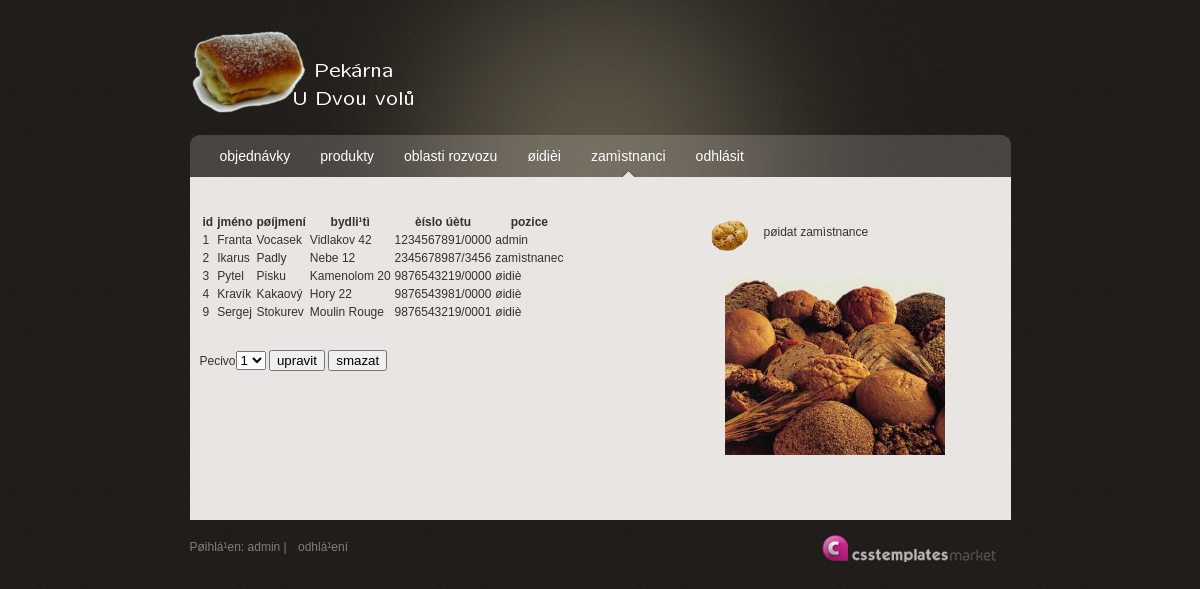
/3BITZ/IIS/index.php?z=5 (signed in), run on the app's committed database.
### tables this page shows
CREATE TABLE `pracovnik` (
  `id` int(5) unsigned NOT NULL AUTO_INCREMENT,
  `jmeno` varchar(25) NOT NULL,
  `prijmeni` varchar(30) NOT NULL,
  `bydliste` varchar(100) NOT NULL,
  `cislo_bu` varchar(20) NOT NULL,
  `typ_zam` int(5) unsigned NOT NULL,
  `heslo` varchar(15) DEFAULT NULL,
  `login` varchar(15) DEFAULT NULL,
  PRIMARY KEY (`id`),
  UNIQUE KEY `login` (`login`)
);

### 3BITZ/IIS/zam.php (the view, shortened to what this page needs)
      <?
function zamestnanci($x,$db,$t){
?>
  <div class="menu">
    <ul>
      <li <?if($x==1){?>  class="selected"<?}?>><a href="?z=1">objednávky</a></li>
      <li <?if($x==2){?>  class="selected"<?}?>><a href="?z=2" >produkty</a></li>
      <li <?if($x==3){?>  class="selected"<?}?>><a href="?z=3" >oblasti rozvozu</a></li>
      <li <?if($x==4){?>  class="selected"<?}?>><a href="?z=4" >øidièi</a></li>
      <?if($t==1){?>  <li <?if($x==5){?>  class="selected"<?}?>><a href="?z=5">zamìstnanci</a></li> <?}?>
      <li><a href="?z=20">odhlásit</a></li>
    </ul>
  </div>
  <div class="center_content">
<?
  switch($x){
?>
<?
case 5:
$pozice = array(
        "admin",
        "zamìstnanec",
        "øidiè" );
?>
		<div class="center_left">
			<table>
				<tr><th>id</th><th>jméno</th><th>pøíjmení</th><th>bydli¹tì</th><th>èíslo úètu</th><th>pozice</th><th></th><th></th></tr>
<?
$query="SELECT * FROM pracovnik ";
$result = @mysql_query($query,$db);
while ($data = mysql_fetch_array($result, MYSQL_ASSOC)) {
?>
<tr><td><?echo($data["id"]);?><td><?echo($data["jmeno"]);?></td><td><?echo($data["prijmeni"]);?></td><td><?echo($data["bydliste"]);?></td><td><?echo($data["cislo_bu"]);?></td><td><?echo($pozice[$data["typ_zam"]-1]);?></td></tr>
<?
}
?>
			</table>
<br /><br />
 <form method="POST" ><tr><td>Pecivo</td><td><select name="id_upravit_pracovnik">
<?
$result = @mysql_query($query,$db);
while ($data = mysql_fetch_array($result, MYSQL_ASSOC)) {
?>
<option value="<?echo($data["id"]);?>"><?echo($data["id"]);   ?></option>
<?}
?>
</select>
				<input type="submit" name="upravit_pracovnik" value="upravit"> <input type="submit" name="smazat_pracovnik" value="smazat">
</form>
		</div>
		<div class="center_right">
			<ul class="list">
				<li><span></span><a href="?z=8">pøidat zamìstnance</a></li>
			</ul>
			<div class="image_box"><img src="images/chleba.jpg" alt="" title="" width="220px"/></div>
		</div>
<?
break;
?>
<?
}
?>
	</div>
	<div id="footer">
		<div class="left_footer">Pøihlá¹en:<?if ($t==1){?> admin <?}else{?> zamìstnanec <?}?>| <a href="?z=20">odhlá¹ení</a></div>
<?
}
?>

### 3BITZ/IIS/index.php (shortened to what this page needs)
<?php
include "zam.php";
include "db_init.php";
if (!isset($_SESSION['login']) and !isset($_SESSION['log'])){
  www($_GET["menu"],$db);
}
else{
 if(isset($_SESSION['log'])){
 if (isset($_GET["nakup"]))
    xxx($db);
   else
    zakaznik($db);
    if(isset($_GET["menu"]))
      if ($_GET["menu"]==0)
       unset($_SESSION['log']);
}
else{
 if ($_GET["z"]==20){
    unset($_GET["z"]);
    unset($_SESSION['login']);
    session_unset();
    session_destroy();
    $_GET["menu"]=5;
    ?>
      <script>
        window.location.href="index.php";
      </script>
     <?
  }
  else{
    zamestnanci($_GET["z"], $db,$_SESSION['login']);
}
}}
?>

### 3BITZ/IIS/style.css (style rules this page uses)
body { background:url(images/bg.gif) repeat #000000; padding:0; font-family:arial, sans-serif; font-size:12px; margin:0px auto auto auto; color:#36322b; }
a { text-decoration:underline; }
#main_container { width:821px; height:auto; margin:auto; padding:0px; }
#header { min-width:100%; height:135px; margin:0px; padding:0px; background:url(images/header_bg.gif) no-repeat center top; }
.logo { padding:30px 0 0 0px; }
.menu { width:821px; height:42px; margin:0px; background:url(images/menu_bg.gif) no-repeat left; }
.menu ul { list-style:none; padding:0 0 0 15px; margin:0px; }
.menu ul li { display:inline; }
.menu ul li a { float:left; height:42px; border:none; padding:0 15px 0 15px; text-decoration:none; color:#fff; line-height:42px; font-size:14px; }
.menu ul li.selected a { float:left; height:42px; border:none; padding:0 15px 0 15px; text-decoration:none; color:#fff; line-height:42px; font-size:14px; background:url(images/menu_bullet.gif) no-repeat bottom center; }
.center_content { width:821px; height:auto; clear:both; padding:25px 0 30px 0; background-color:#e9e5e2; }
.center_left { width:500px; float:left; padding:10px 0 10px 10px; }
.center_right { width:300px; float:left; padding:10px 0 10px 0px; }
.image_box { padding: 25px; }
ul.list { list-style:none; padding-left:10px; margin:0px; }
ul.list li { list-style:none; width: auto; height: auto; padding:0px; margin:8px 0 8px 0; }
ul.list li a { height:24px; width: auto; padding:0 0 0 15px; margin:0; color:#36322b; text-align:left; line-height:24px; text-decoration:none; }
ul.list li span { height:31px; width:39px; display:block; padding:0px; margin:0px; text-align:center; float:left; line-height:24px; background:url(images/bullet_list.png) no-repeat left; }
#footer { width:821px; height:50px; clear:both; color:#837d7b; }
.left_footer { float:left; padding:20px 0 0 0; }
#footer a { color:#837d7b; padding:0 8px 0 8px; text-decoration:none; }
.right_footer { float:right; padding:15px 5px 0 0; }

### data on the page
pracovnik: id "1", jmeno "Franta", prijmeni "Vocasek", bydliste "Vidlakov 42", cislo_bu "1234567891/0000", typ_zam "admin"
pracovnik: id "2", jmeno "Ikarus", prijmeni "Padly", bydliste "Nebe 12", cislo_bu "2345678987/3456", typ_zam "zamìstnanec"
pracovnik: id "3", jmeno "Pytel", prijmeni "Pisku", bydliste "Kamenolom 20", cislo_bu "9876543219/0000", typ_zam "øidiè"
pracovnik: id "4", jmeno "Kravík", prijmeni "Kakaový", bydliste "Hory 22", cislo_bu "9876543981/0000", typ_zam "øidiè"
pracovnik: id "9", jmeno "Sergej", prijmeni "Stokurev", bydliste "Moulin Rouge", cislo_bu "9876543219/0001", typ_zam "øidiè"

### other printed values
form field id_upravit_pracovnik "1"
